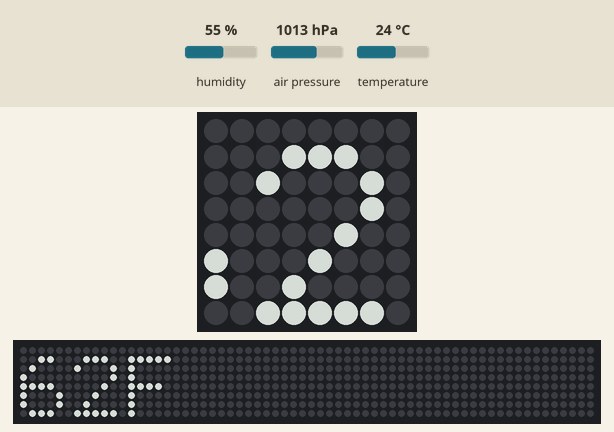
Recording of a program running on a simulated Raspberry Pi (BCM pin numbers) with a Sense HAT. Parts: the Sense HAT's 8×8 RGB LED matrix, a strip that is not on the board, showing the scrolling text unrolled. The test bench sets the inputs (shaded band); at power-on: humidity 55 %, air pressure 1013 hPa, temperature 24 °C. Dim RGB values are drawn brighter than linear; the 64×8 strip is a reading aid, not a part: it shows the text the matrix is scrolling, unrolled, one strip-width of it at a time.

Above: at 1.28 s.
1.3 s: humidity set to 22 %
At 3.4 s:
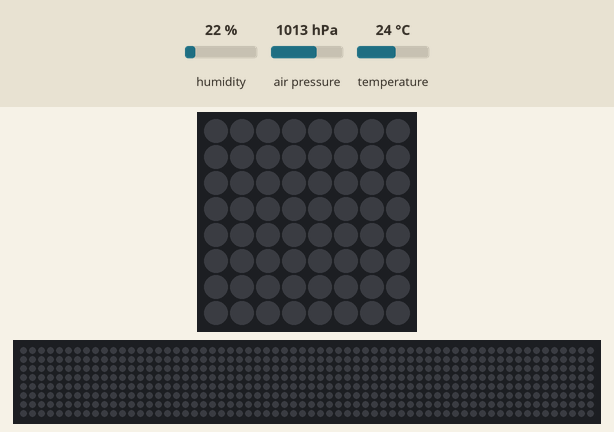
7.3 s: air pressure set to 952 hPa
13.3 s: temperature set to 12 °C
At 16.77 s:
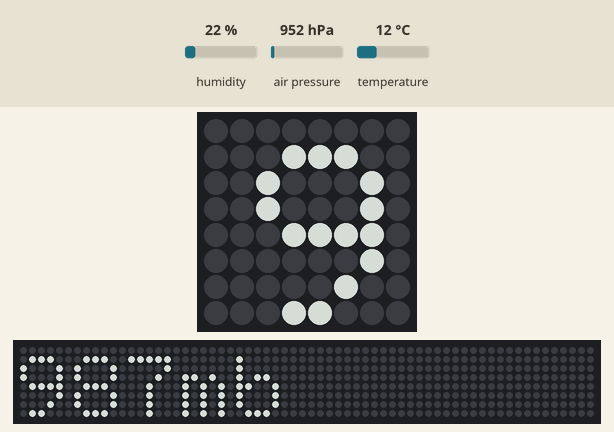
19.3 s: humidity set to 40 %
At 21.6 s:
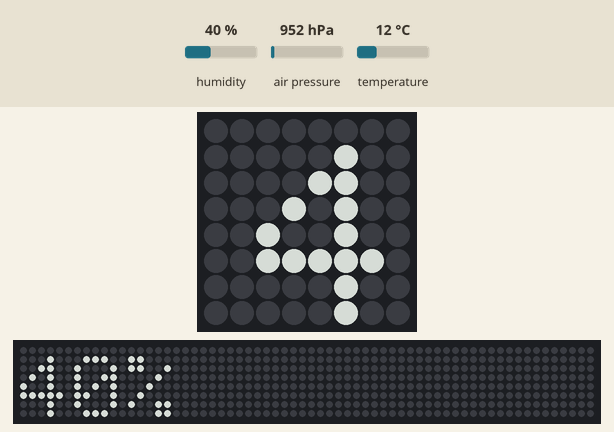

The program:

environment.py
```python
#!/usr/bin/env python
from __future__ import division

import time

from sense_hat import SenseHat


class Environment:
    """Displays some environmental parameters
    Attributes:
        rotation    how is your pi oriented?
        speed       scroll speed to for the text display
        cycles      how many cycles to do (0 to run forever)
        correction  correction factor for the temp sensor
        color       default color used to display values
        elevation   elevation above sea level in feet
        warm        The temp for full red
        cold        The temp for full blue
    """

    def __init__(
            self,
            rotation=0,
            speed=0.1,
            cycles=0,
            correction=0.83,
            color=[150, 150, 150],
            elevation=970,
            cold=68,
            warm=77,
    ):
        self.color = color
        self.speed = speed
        self.cycles = cycles
        self.correction = correction
        self.elevation = elevation
        self.cold = cold
        self.warm = warm

        self.sense = SenseHat()
        self.sense.set_rotation(rotation)
        self.sense.clear()

    def set_color_from_temp(self):
        temp_range = self.warm - self.cold
        if temp_range < 0:
            raise ValueError("warm must be greater than cold!")

        temp = self.temperature
        if temp < self.cold:
            temp = self.cold
        elif temp > self.warm:
            temp = self.warm

        temp_percent = (temp - self.cold) / temp_range
        temp_color_value = int(round(255 * temp_percent))
        self.color = [temp_color_value, 0, 255 - temp_color_value]

    @property
    def temperature(self):
        return self.get_temperature()

    @property
    def temperature_string(self):
        return "{temperature}F".format(temperature=self.get_temperature())

    def get_temperature(self):
        temp = self.sense.get_temperature()
        temp_f = int(round(((temp * 1.8) + 32) * self.correction))
        return temp_f

    @property
    def pressure(self):
        return self.get_pressure()

    @property
    def pressure_string(self):
        return "{pressure}mb".format(pressure=self.get_pressure())

    def get_pressure(self):
        temp_kelvin = (self.temperature + 459.67) * (5 / 9)
        pressure = self.sense.get_pressure()
        elevation_factor = (self.elevation * 0.3048) * 0.0065
        adjusted_pressure = pressure * (1 - (elevation_factor / (temp_kelvin + elevation_factor))) ** -5.2561
        return int(round(adjusted_pressure))

    @property
    def humidity(self):
        return self.get_humidity()

    @property
    def humidity_string(self):
        return "{humidity}%".format(humidity=self.get_humidity())

    def get_humidity(self):
        return int(round(self.sense.get_humidity()))

    def display_environment(self, *args):
        """Displays some environmental parameters
        Attributes:
            args  may be a list or single parameter to display. Empty means display all parameters.
        """

        if len(args) == 0:
            args = ["temperature", "pressure", "humidity"]

        completed_cycles = 0
        while True:
            for param in args:
                prop = getattr(self, "{param}_string".format(param=param))
                self.sense.show_message("{param}".format(param=prop), text_colour=self.color, scroll_speed=self.speed)
                self.sense.clear()
                time.sleep(1)

            completed_cycles += 1
            if completed_cycles >= self.cycles != 0:
                self.sense.clear()
                break


if __name__ == "__main__":
    ENVIRONMENT = Environment()
    ENVIRONMENT.display_environment()
```

Measured:
- what the display in image 1 shows lasts 1.1 s, from 2.6 s to 3.7 s
